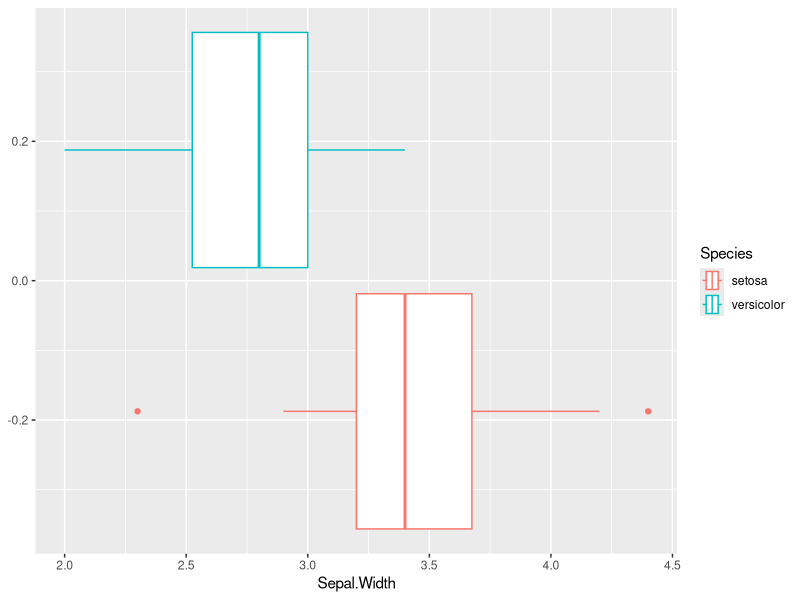
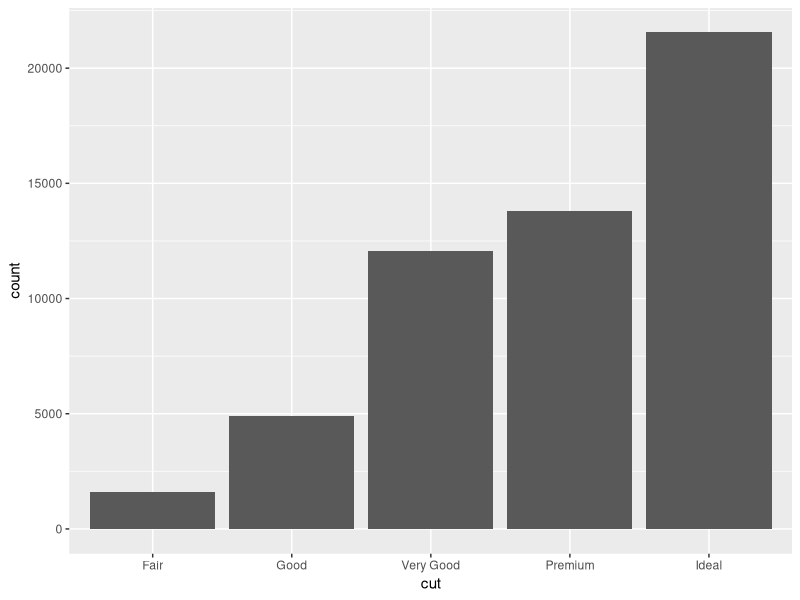
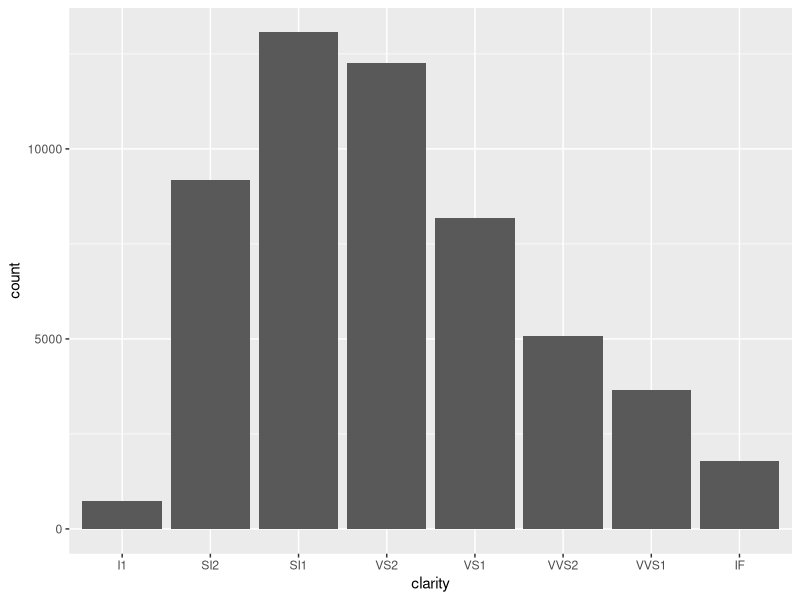

Reproduce these figures in R, in order. (Note: this script raises an error after producing the figures.)
## ---- chunk 1
knitr::opts_chunk$set(echo = F, collapse = T)
library(tidyverse)
comma <- function(x) format(x, digits = 2, big.mark = ",")

smaller <- diamonds %>% 
  filter(carat <= 2.5)
## ---- chunk 2
mtcars %>% 
  group_by(cyl) %>% 
  summarize(n = n(), mean = mean(mpg))
## ---- chunk 3
print("hello world")
## ---- chunk 4
my_data <- iris %>%
  filter(Species != "virginica")
## ---- chunk 5
my_plot <- my_data %>%
  ggplot(aes(Sepal.Width, col = Species)) +
  geom_boxplot()
## ---- chunk 6
my_plot
## ---- chunk 7
diamonds %>%
  ggplot(aes(cut)) +
  geom_bar()
## ---- chunk 8
diamonds %>%
  ggplot(aes(clarity)) +
  geom_bar()
## ---- chunk 9
ggplot(diamonds, aes_string(params$x_axis, params$y_axis)) + geom_point()
